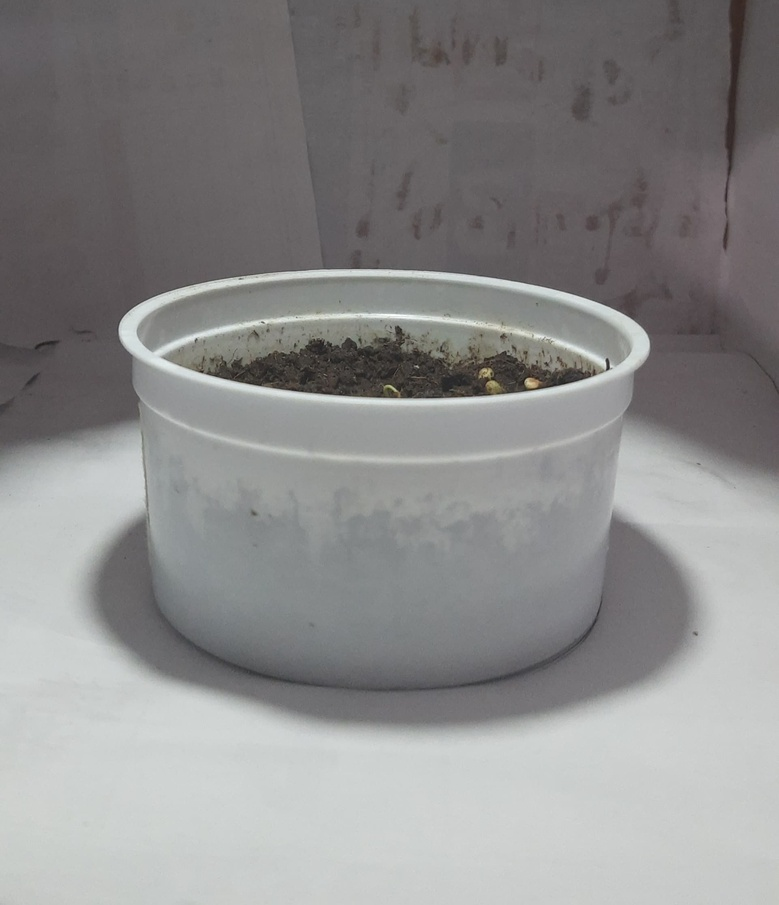
#> input picture 01.jpg, 779 x 905 px, shrunk from 1921 x 2233 before the run; the run also reads 1 picture not shown here
$ jupyter execute --allow-errors 'Theshoding .ipynb'
#> lines starting #> are read from the running program, lines starting #| are printed output that depends on the picture; after the words box and inside, x2 and y2 are one past the last pixel; in counts of white or black regions, pixels touching at a corner belong together
[cell 1]
import cv2
import numpy as np

# Load image
image = cv2.imread('01.jpg')
#> image is the input picture: shape (905, 779, 3); mean B, G, R 139.3, 139.4, 139.9
if image is None:
    print("Error: Unable to load the images")
else:
    print ("Successfully loaded ")
gray_image = cv2.cvtColor(image, cv2.COLOR_RGB2GRAY)

(thresh, binary) = cv2.threshold(gray_image, 127, 255,cv2.THRESH_OTSU)
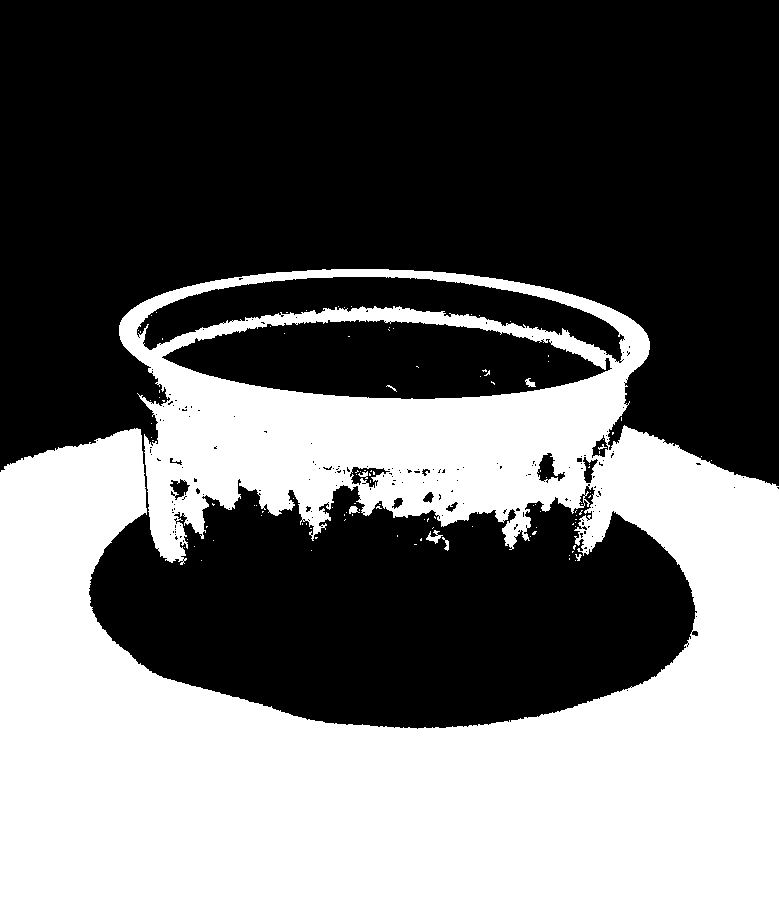
#> binary: shape (905, 779); 40.7% white; 115 white regions (107 under 20 px), largest, box (x1, y1, x2, y2) and area: (0, 269, 779, 905) 286400, (426, 530, 443, 544) 96, (349, 506, 360, 514) 55
#> thresh = 147
cv2.imshow('image',image)
cv2.imshow("Gray Image",gray_image)
cv2.imshow("Black and White Image",binary)
cv2.waitKey(0)
cv2.destroyAllWindows()

[cell 2]
import cv2
import numpy as np
from matplotlib import pyplot as plt

# Load the image
image_path = "01.jpg"
image = cv2.imread(image_path)

# Convert to HSV color space
hsv = cv2.cvtColor(image, cv2.COLOR_BGR2HSV)
#> hsv: shape (905, 779, 3); mean H, S, V 107, 9.3, 141.7

lower_green = np.array([30, 40, 40])
upper_green = np.array([90, 255, 255])
mask = cv2.inRange(hsv, lower_green, upper_green)
#> mask: shape (905, 779); 0.02% white in thin lines or dots, all inside (x1, y1, x2, y2) = (208, 330, 527, 397)

# Apply morphological operations
kernel = np.ones((3,3), np.uint8)
mask_cleaned = cv2.morphologyEx(mask, cv2.MORPH_OPEN, kernel, iterations=2)
#> mask_cleaned: shape (905, 779); every value is 0
plant_isolated = cv2.bitwise_and(image, image, mask=mask_cleaned)
#> plant_isolated: shape (905, 779, 3); every value is 0

plt.figure(figsize=(10,5))
plt.subplot(1,2,1)
plt.imshow(mask_cleaned, cmap='gray')
plt.title("Green Color Mask")

plt.subplot(1,2,2)
plt.imshow(cv2.cvtColor(plant_isolated, cv2.COLOR_BGR2RGB))
plt.title("Isolated Plant")
plt.show()

[cell 3]
import cv2
import numpy as np
0
# Load image
image = cv2.imread('2.jpg')
if image is None:
    print("Error: Unable to load the images")
else:
    print ("Successfully loaded ")
gray_image = cv2.cvtColor(image, cv2.COLOR_RGB2GRAY)

(thresh, binary) = cv2.threshold(gray_image, 127, 255,cv2.THRESH_OTSU)
#> binary: shape (905, 779); 39.8% white; 464 white regions (445 under 20 px), largest, box (x1, y1, x2, y2) and area: (0, 410, 779, 905) 221475, (95, 266, 613, 571) 56246, (440, 476, 508, 507) 822
#> thresh = 148
cv2.imshow('image',image)
cv2.imshow("Gray Image",gray_image)
cv2.imshow("Black and White Image",binary)
cv2.waitKey(0)
cv2.destroyAllWindows()

[cell 4]
import cv2
import numpy as np
from matplotlib import pyplot as plt

# Load the image
image_path = "2.jpg"
image = cv2.imread(image_path)

# Convert to HSV color space
hsv = cv2.cvtColor(image, cv2.COLOR_BGR2HSV)
#> hsv: shape (905, 779, 3); mean H, S, V 21.8, 14.1, 142.4

lower_green = np.array([30, 40, 40])
upper_green = np.array([90, 255, 255])
mask = cv2.inRange(hsv, lower_green, upper_green)
#> mask: shape (905, 779); 0.15% white; 14 white regions (10 under 20 px), largest, box (x1, y1, x2, y2) and area: (323, 208, 379, 307) 683, (443, 351, 465, 381) 302, (377, 315, 381, 328) 31, (136, 342, 140, 352) 31

# Apply morphological operations
kernel = np.ones((3,3), np.uint8)
mask_cleaned = cv2.morphologyEx(mask, cv2.MORPH_OPEN, kernel, iterations=2)
#> mask_cleaned: shape (905, 779); 0.1% white; 2 white regions, box (x1, y1, x2, y2) and area: (342, 216, 362, 264) 446, (444, 351, 464, 379) 286
plant_isolated = cv2.bitwise_and(image, image, mask=mask_cleaned)

plt.figure(figsize=(10,5))
plt.subplot(1,2,1)
plt.imshow(mask_cleaned, cmap='gray')
plt.title("Green Color Mask")

plt.subplot(1,2,2)
plt.imshow(cv2.cvtColor(plant_isolated, cv2.COLOR_BGR2RGB))
plt.title("Isolated Plant")
plt.show()

[cell 5]
import cv2
import numpy as np

# Load image
image = cv2.imread('3.jpg')
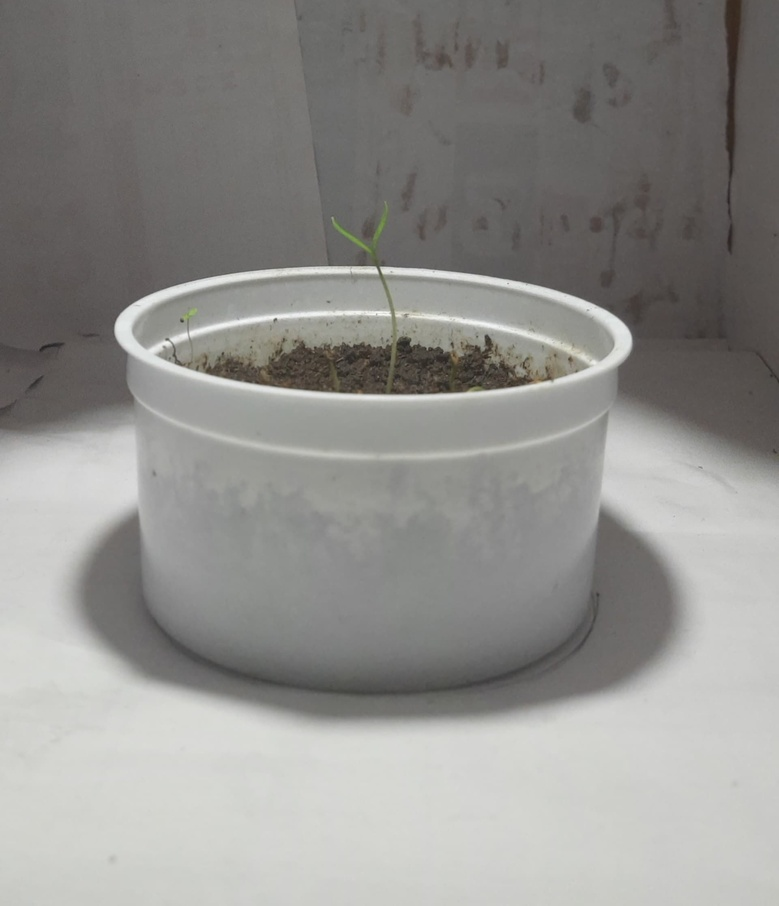
#> input picture 3.jpg, 779 x 906 px, shrunk from 1921 x 2235 before the run
#> image is the input picture: shape (906, 779, 3); mean B, G, R 141, 143.9, 144.8
if image is None:
    print("Error: Unable to load the images")
else:
    print ("Successfully loaded ")
gray_image = cv2.cvtColor(image, cv2.COLOR_RGB2GRAY)
#> gray_image: shape (906, 779)

(thresh, binary) = cv2.threshold(gray_image, 127, 255,cv2.THRESH_OTSU)
#> binary: shape (906, 779); 38.3% white; 90 white regions (83 under 20 px), largest, box (x1, y1, x2, y2) and area: (0, 266, 779, 906) 269359, (206, 468, 240, 493) 359, (239, 474, 260, 505) 283
#> thresh = 153
cv2.imshow('image',image)
cv2.imshow("Gray Image",gray_image)
cv2.imshow("Black and White Image",binary)
cv2.waitKey(0)
cv2.destroyAllWindows()

[cell 6]
import cv2
import numpy as np
from matplotlib import pyplot as plt

# Load the image
image_path = "3.jpg"
image = cv2.imread(image_path)

# Convert to HSV color space
hsv = cv2.cvtColor(image, cv2.COLOR_BGR2HSV)
#> hsv: shape (906, 779, 3); mean H, S, V 25.5, 9.2, 145.2

lower_green = np.array([30, 40, 40])
upper_green = np.array([90, 255, 255])
mask = cv2.inRange(hsv, lower_green, upper_green)
#> mask: shape (906, 779); 0.16% white; 13 white regions (8 under 20 px), largest, box (x1, y1, x2, y2) and area: (332, 204, 389, 267) 787, (182, 307, 198, 322) 120, (392, 307, 398, 342) 104, (380, 273, 392, 304) 81, (471, 383, 484, 392) 48

# Apply morphological operations
kernel = np.ones((3,3), np.uint8)
mask_cleaned = cv2.morphologyEx(mask, cv2.MORPH_OPEN, kernel, iterations=2)
#> mask_cleaned: shape (906, 779); 0.12% white; 2 white regions, box (x1, y1, x2, y2) and area: (332, 208, 389, 264) 755, (182, 309, 197, 320) 109
plant_isolated = cv2.bitwise_and(image, image, mask=mask_cleaned)
#> plant_isolated: shape (906, 779, 3)

plt.figure(figsize=(10,5))
plt.subplot(1,2,1)
plt.imshow(mask_cleaned, cmap='gray')
plt.title("Green Color Mask")

plt.subplot(1,2,2)
plt.imshow(cv2.cvtColor(plant_isolated, cv2.COLOR_BGR2RGB))
plt.title("Isolated Plant")
plt.show()

[cell 7]
import cv2
import numpy as np

# Load image
image = cv2.imread('4.jpg')
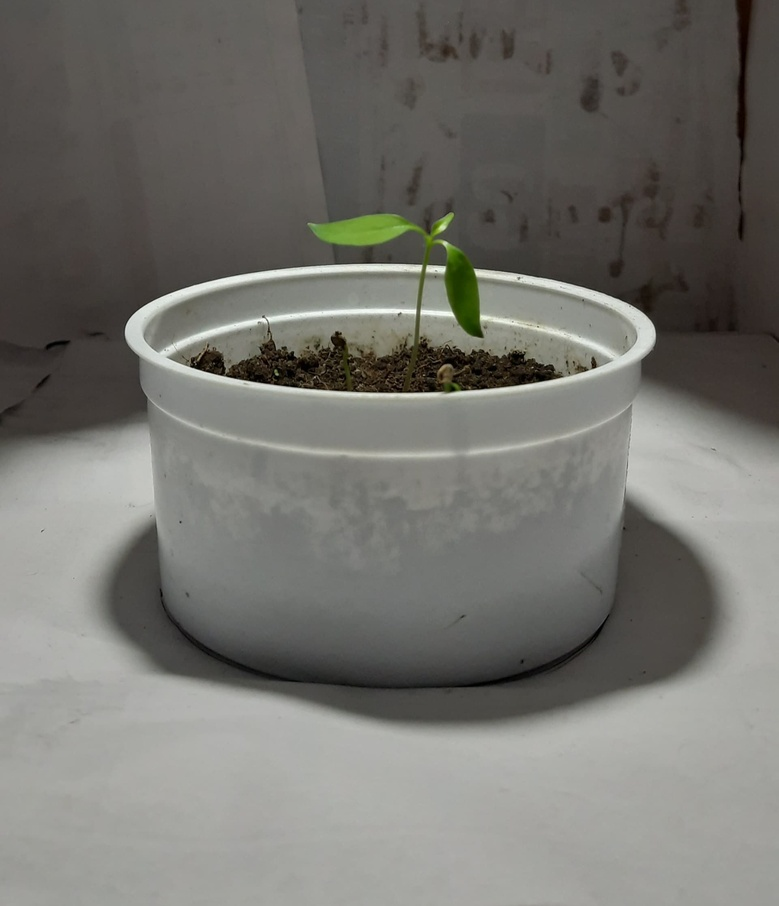
#> input picture 4.jpg, 779 x 906 px, shrunk from 1921 x 2235 before the run
#> image is the input picture: shape (906, 779, 3); mean B, G, R 110.6, 115.8, 116.7
if image is None:
    print("Error: Unable to load the images")
else:
    print ("Successfully loaded ")
gray_image = cv2.cvtColor(image, cv2.COLOR_RGB2GRAY)

(thresh, binary) = cv2.threshold(gray_image, 127, 255,cv2.THRESH_OTSU)
#> binary: shape (906, 779); 49.7% white; 88 white regions (82 under 20 px), largest, box (x1, y1, x2, y2) and area: (0, 264, 779, 906) 348589, (308, 214, 413, 245) 1870, (435, 213, 454, 234) 159, (436, 240, 455, 251) 76, (389, 598, 402, 604) 30, (439, 365, 450, 371) 20
#> thresh = 114
cv2.imshow('image',image)
cv2.imshow("Gray Image",gray_image)
cv2.imshow("Black and White Image",binary)
cv2.waitKey(0)
cv2.destroyAllWindows()

[cell 8]
import cv2
import numpy as np
from matplotlib import pyplot as plt

# Load the image
image_path = "4.jpg"
image = cv2.imread(image_path)

# Convert to HSV color space
hsv = cv2.cvtColor(image, cv2.COLOR_BGR2HSV)
#> hsv: shape (906, 779, 3); mean H, S, V 28.1, 20.5, 117.6

lower_green = np.array([30, 40, 40])
upper_green = np.array([90, 255, 255])
mask = cv2.inRange(hsv, lower_green, upper_green)
#> mask: shape (906, 779); 1.1% white; 73 white regions (65 under 20 px), largest, box (x1, y1, x2, y2) and area: (307, 209, 484, 349) 6861, (443, 383, 465, 393) 134, (344, 364, 351, 380) 62

# Apply morphological operations
kernel = np.ones((3,3), np.uint8)
mask_cleaned = cv2.morphologyEx(mask, cv2.MORPH_OPEN, kernel, iterations=2)
#> mask_cleaned: shape (906, 779); 0.95% white; 6 white regions, box (x1, y1, x2, y2) and area: (308, 211, 482, 337) 6266, (417, 271, 427, 305) 222, (409, 331, 420, 345) 107, (444, 384, 450, 393) 54, (415, 320, 420, 329) 45, (455, 386, 461, 392) 35
plant_isolated = cv2.bitwise_and(image, image, mask=mask_cleaned)

plt.figure(figsize=(10,5))
plt.subplot(1,2,1)
plt.imshow(mask_cleaned, cmap='gray')
plt.title("Green Color Mask")

plt.subplot(1,2,2)
plt.imshow(cv2.cvtColor(plant_isolated, cv2.COLOR_BGR2RGB))
plt.title("Isolated Plant")
plt.show()

[cell 9]
import cv2
import numpy as np

# Load image
image = cv2.imread('5.jpg')
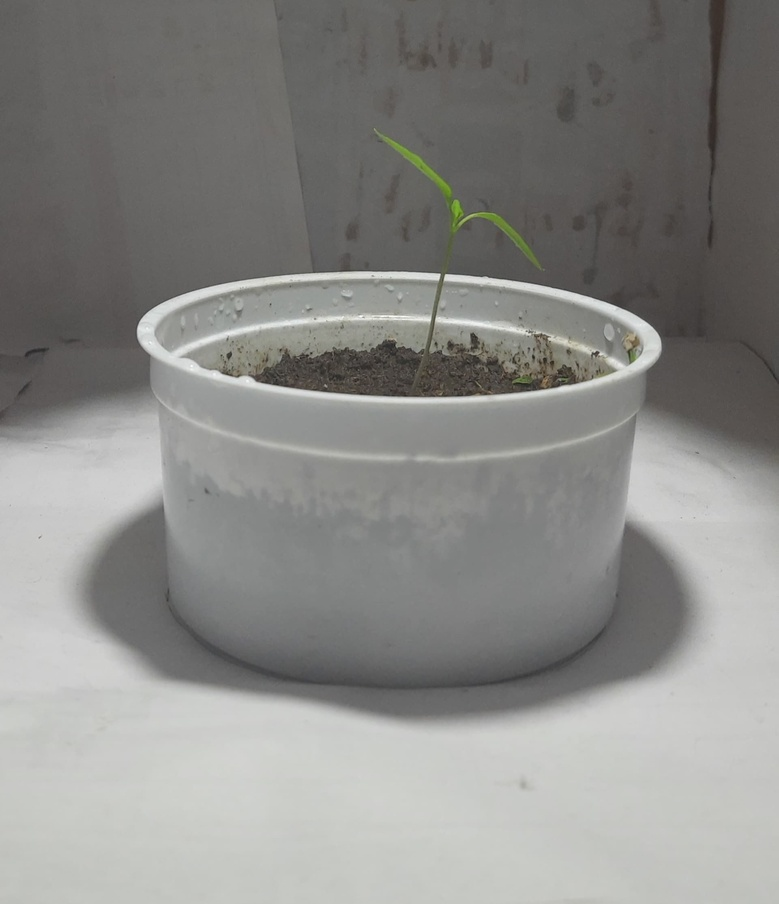
#> input picture 5.jpg, 779 x 904 px, shrunk from 1921 x 2231 before the run
#> image is the input picture: shape (904, 779, 3); mean B, G, R 135.4, 138.1, 138.3
if image is None:
    print("Error: Unable to load the images")
else:
    print ("Successfully loaded ")
gray_image = cv2.cvtColor(image, cv2.COLOR_RGB2GRAY)
#> gray_image: shape (904, 779)

(thresh, binary) = cv2.threshold(gray_image, 127, 255,cv2.THRESH_OTSU)
#> binary: shape (904, 779); 37.6% white; 130 white regions (122 under 20 px), largest, box (x1, y1, x2, y2) and area: (0, 271, 779, 904) 264108, (604, 324, 614, 340) 126, (340, 328, 355, 341) 78
#> thresh = 148
cv2.imshow('image',image)
cv2.imshow("Gray Image",gray_image)
cv2.imshow("Black and White Image",binary)
cv2.waitKey(0)
cv2.destroyAllWindows()

[cell 10]
import cv2
import numpy as np
from matplotlib import pyplot as plt

# Load the image
image_path = "5.jpg"
image = cv2.imread(image_path)

# Convert to HSV color space
hsv = cv2.cvtColor(image, cv2.COLOR_BGR2HSV)
#> hsv: shape (904, 779, 3); mean H, S, V 29.4, 8.1, 139

lower_green = np.array([30, 40, 40])
upper_green = np.array([90, 255, 255])
mask = cv2.inRange(hsv, lower_green, upper_green)
#> mask: shape (904, 779); 0.46% white; 28 white regions (21 under 20 px), largest, box (x1, y1, x2, y2) and area: (376, 129, 542, 304) 2828, (513, 376, 534, 387) 166, (627, 349, 638, 363) 92

# Apply morphological operations
kernel = np.ones((3,3), np.uint8)
mask_cleaned = cv2.morphologyEx(mask, cv2.MORPH_OPEN, kernel, iterations=2)
#> mask_cleaned: shape (904, 779); 0.41% white; 4 white regions, box (x1, y1, x2, y2) and area: (380, 134, 542, 269) 2639, (515, 376, 533, 385) 138, (629, 351, 637, 361) 75, (442, 265, 448, 274) 49
plant_isolated = cv2.bitwise_and(image, image, mask=mask_cleaned)
#> plant_isolated: shape (904, 779, 3)

plt.figure(figsize=(10,5))
plt.subplot(1,2,1)
plt.imshow(mask_cleaned, cmap='gray')
plt.title("Green Color Mask")

plt.subplot(1,2,2)
plt.imshow(cv2.cvtColor(plant_isolated, cv2.COLOR_BGR2RGB))
plt.title("Isolated Plant")
plt.show()

[cell 11]
import cv2
import numpy as np

# Load image
image = cv2.imread('6.jpg')
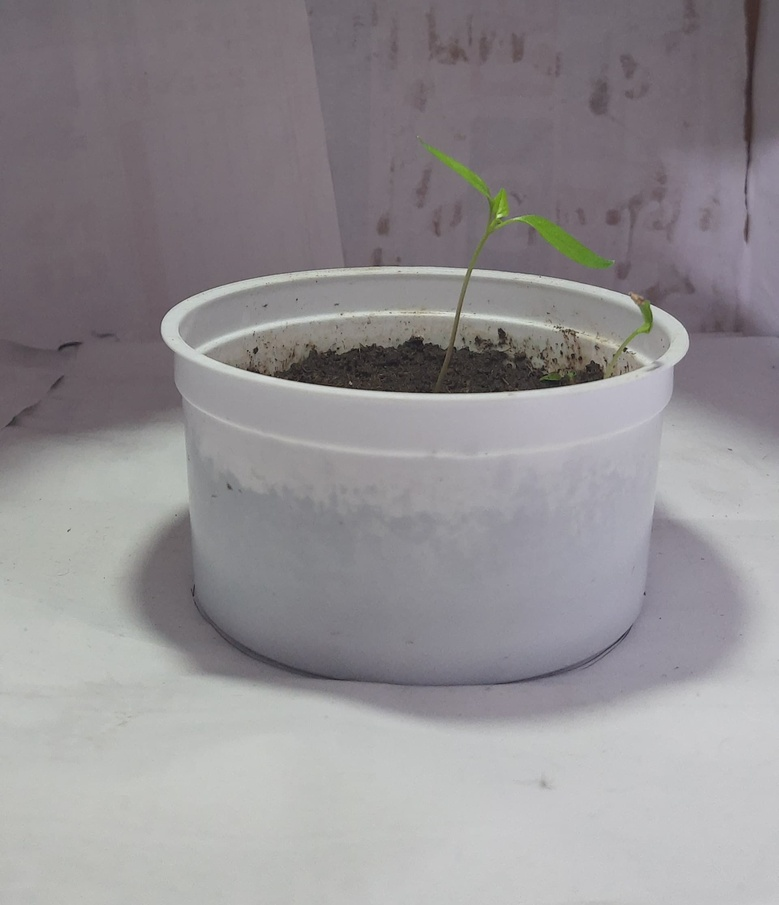
#> input picture 6.jpg, 779 x 905 px, shrunk from 1921 x 2232 before the run
#> image is the input picture: shape (905, 779, 3); mean B, G, R 146.5, 143.4, 146.9
if image is None:
    print("Error: Unable to load the images")
else:
    print ("Successfully loaded ")
gray_image = cv2.cvtColor(image, cv2.COLOR_RGB2GRAY)
#> gray_image: shape (905, 779)

(thresh, binary) = cv2.threshold(gray_image, 127, 255,cv2.THRESH_OTSU)
#> binary: shape (905, 779); 44.6% white; 260 white regions (249 under 20 px), largest, box (x1, y1, x2, y2) and area: (0, 267, 779, 905) 310381, (471, 269, 641, 315) 1523, (460, 306, 623, 351) 1490
cv2.imshow('image',image)
cv2.imshow("Gray Image",gray_image)
cv2.imshow("Black and White Image",binary)
cv2.waitKey(0)
cv2.destroyAllWindows()

[cell 12]
import cv2
import numpy as np
from matplotlib import pyplot as plt

# Load the image
image_path = "6.jpg"
image = cv2.imread(image_path)

# Convert to HSV color space
hsv = cv2.cvtColor(image, cv2.COLOR_BGR2HSV)
#> hsv: shape (905, 779, 3); mean H, S, V 112.5, 14.5, 149.1

lower_green = np.array([30, 40, 40])
upper_green = np.array([90, 255, 255])
mask = cv2.inRange(hsv, lower_green, upper_green)
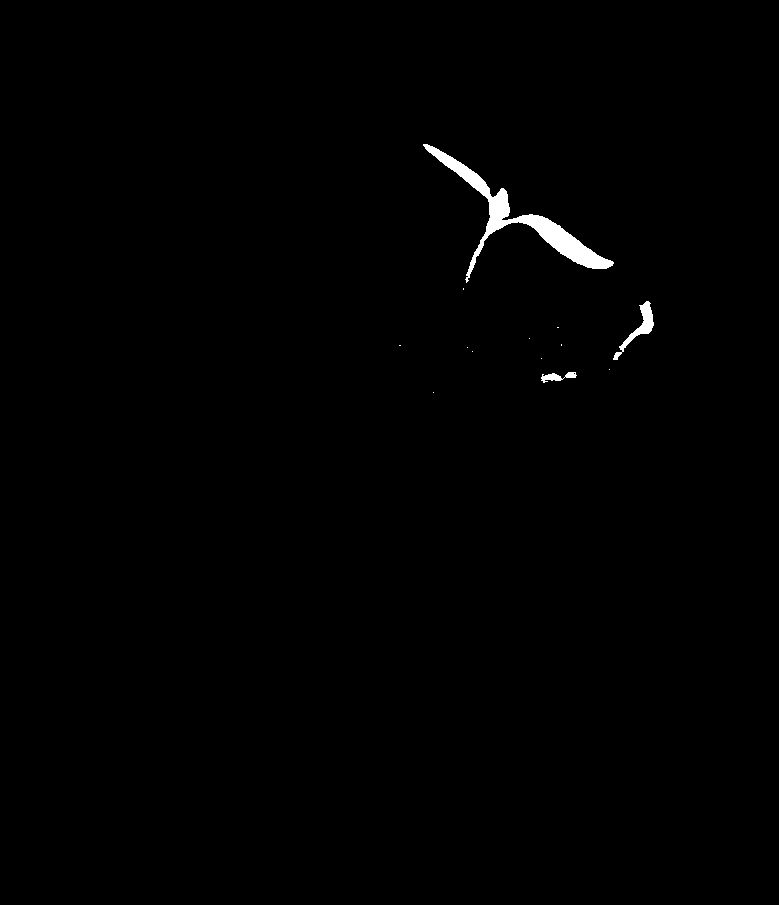
#> mask: shape (905, 779); 0.61% white; 13 white regions (10 under 20 px), largest, box (x1, y1, x2, y2) and area: (423, 144, 614, 283) 3579, (613, 301, 654, 360) 531, (541, 372, 577, 383) 190

# Apply morphological operations
kernel = np.ones((3,3), np.uint8)
mask_cleaned = cv2.morphologyEx(mask, cv2.MORPH_OPEN, kernel, iterations=2)
#> mask_cleaned: shape (905, 779); 0.54% white; 5 white regions, box (x1, y1, x2, y2) and area: (513, 215, 613, 269) 1752, (427, 146, 510, 234) 1545, (635, 302, 653, 335) 364, (545, 374, 561, 381) 93, (567, 372, 574, 378) 41
plant_isolated = cv2.bitwise_and(image, image, mask=mask_cleaned)
#> plant_isolated: shape (905, 779, 3)

plt.figure(figsize=(10,5))
plt.subplot(1,2,1)
plt.imshow(mask_cleaned, cmap='gray')
plt.title("Green Color Mask")

plt.subplot(1,2,2)
plt.imshow(cv2.cvtColor(plant_isolated, cv2.COLOR_BGR2RGB))
plt.title("Isolated Plant")
plt.show()
